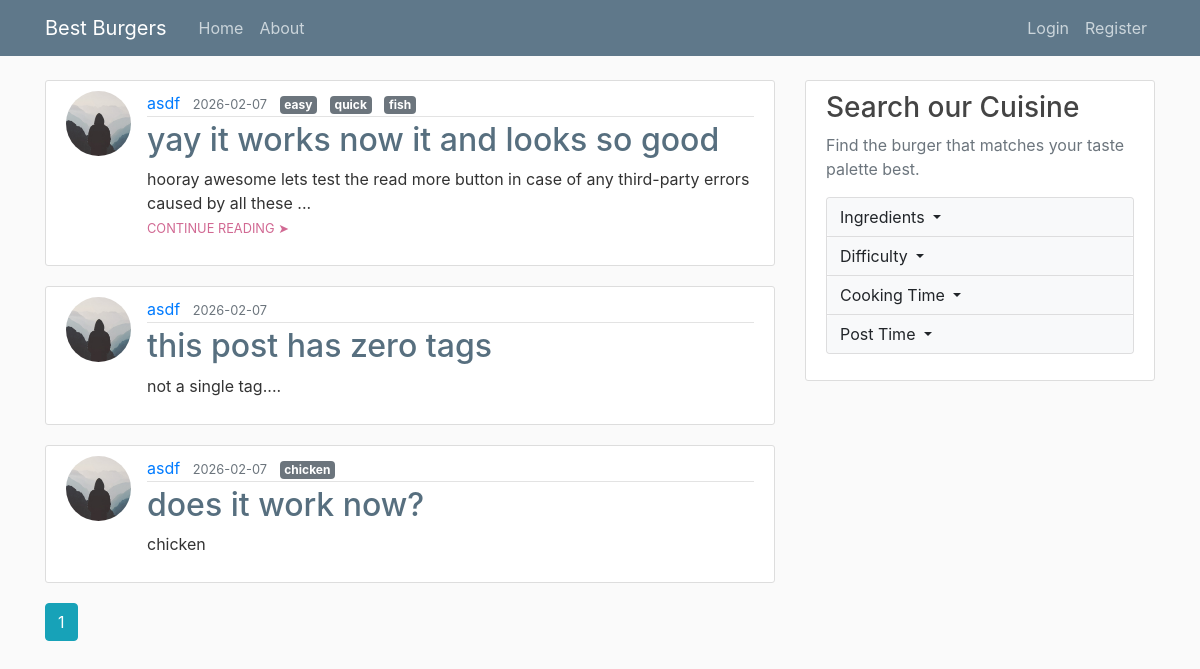
The page /home on the database its author committed.
### flaskblog/models.py (models this page shows, shortened)
class Post(db.Model):
    id = db.Column(db.Integer, primary_key=True)
    title = db.Column(db.String(100), nullable=False)
    date_posted = db.Column(db.DateTime, nullable=False, default=datetime.utcnow)
    content = db.Column(db.Text, nullable=False)
    image_file = db.Column(db.String(20), nullable=True)
    tags = db.Column(db.String(200), nullable=True, default="")
    user_id = db.Column(db.Integer, db.ForeignKey('user.id'), nullable=False)

class User(db.Model, UserMixin):
    id = db.Column(db.Integer, primary_key=True)
    username = db.Column(db.String(20), unique=True, nullable=False)
    email = db.Column(db.String(120), unique=True, nullable=False)
    image_file = db.Column(db.String(20), nullable=False, default='default.jpg')
    password = db.Column(db.String(60), nullable=False)
    posts = db.relationship('Post', backref='author', lazy=True)

### flaskblog/main/routes.py (the view)
@main.route("/")
@main.route("/home")
def home():
    page = request.args.get('page', 1, type=int)
    posts = Post.query.order_by(Post.date_posted.desc()).paginate(page=page, per_page=3)
    return render_template('home.html', posts=posts)

### flaskblog/templates/home.html (shortened to what this page needs)
{% extends "layout.html" %}
{% block content %}
    {% for post in posts.items %}
        <article class="media content-section">
          <img class="rounded-circle article-img" src="{{ url_for('static', filename='profile_pics/' + post.author.image_file) }}">
          <div class="media-body">
            <div class="article-metadata">
              <a class="mr-2" href="{{ url_for('users.user_posts', username=post.author.username) }}">{{ post.author.username }}</a>
              <small class="text-muted">{{ post.date_posted.strftime('%Y-%m-%d') }}</small>
              {% for tag in post.tags.split(',') %}
                <span class="badge badge-secondary ml-2">{{ tag }}</span>
              {% endfor %}
            </div>
            <h2><a class="article-title" href="{{ url_for('posts.post', post_id=post.id) }}">{{ post.title }}</a></h2>
            {% if post.content|length > 100 %}
              <p class="article-content"> {{ post.content[:100] }}...
                <small><a class="article-read-more" href="{{ url_for('posts.post', post_id=post.id) }}">CONTINUE READING ➤</a></small> </p>
              {% else %}
                <p class="article-content">{{ post.content }}</p>
            {% endif %}
          </div>
        </article>
    {% endfor %}
    {% for page_num in posts.iter_pages(left_edge=1, right_edge=1, left_current=1, right_current=2) %}
      {% if page_num %}
        {% if posts.page == page_num %}
          <a class="btn btn-info mb-4" href="{{ url_for('main.home', page=page_num) }}">{{ page_num }}</a>
        {% else %}
          <a class="btn btn-outline-info mb-4" href="{{ url_for('main.home', page=page_num) }}">{{ page_num }}</a>
        {% endif %}
      {% else %}
        ...
      {% endif %}
    {% endfor %}
{% endblock content %}

### flaskblog/templates/layout.html (shortened to what this page needs)
<!DOCTYPE html>
<html>
<head>
    <link rel="stylesheet" href="https://maxcdn.bootstrapcdn.com/bootstrap/4.0.0/css/bootstrap.min.css">
    <link rel="stylesheet" type="text/css" href="{{ url_for('static', filename='main.css') }}">
</head>
<body>
    <header class="site-header">
      <nav class="navbar navbar-expand-md navbar-dark bg-steel fixed-top">
        <div class="container">
          <a class="navbar-brand mr-4" href="/">Best Burgers</a>
          <div class="collapse navbar-collapse" id="navbarToggle">
            <div class="navbar-nav mr-auto">
              <a class="nav-item nav-link" href="{{ url_for('main.home') }}">Home</a>
              <a class="nav-item nav-link" href="{{ url_for('main.about') }}">About</a>
            </div>
            <div class="navbar-nav">
              {% if current_user.is_authenticated %}
                <a class="nav-item nav-link" href="{{ url_for('posts.new_post') }}">New Post</a>
                <a class="nav-item nav-link" href="{{ url_for('users.account') }}">Account</a>
                <a class="nav-item nav-link" href="{{ url_for('users.logout') }}">Logout</a>
              {% else %}
                <a class="nav-item nav-link" href="{{ url_for('users.login') }}">Login</a>
                <a class="nav-item nav-link" href="{{ url_for('users.register') }}">Register</a>
              {% endif %}
            </div>
          </div>
        </div>
      </nav>
    </header>
    <main role="main" class="container">
      <div class="row">
        <div class="col-md-8">
          {% block content %}{% endblock %}
        </div>
        <div class="col-md-4">
          <div class="content-section">
            <h3>Search our Cuisine</h3>
            <p class='text-muted'>Find the burger that matches your taste palette best.
              <ul class="list-group">
                <li class="list-group-item list-group-item-light p-0">
                  <div class="dropdown w-100">
                    <button class="btn btn-light dropdown-toggle w-100 text-left" type="button" data-toggle="dropdown">
                      Ingredients
                      </button>
                  </div>
                </li>
                <li class="list-group-item list-group-item-light p-0">
                  <div class="dropdown w-100">
                    <button class="btn btn-light dropdown-toggle w-100 text-left" type="button" data-toggle="dropdown">
                      Difficulty
                      </button>
                  </div>
                </li>
                <li class="list-group-item list-group-item-light p-0">
                  <div class="dropdown w-100">
                    <button class="btn btn-light dropdown-toggle w-100 text-left" type="button" data-toggle="dropdown">
                      Cooking Time
                      </button>
                  </div>
                </li>
                <li class="list-group-item list-group-item-light p-0">
                  <div class="dropdown w-100">
                    <button class="btn btn-light dropdown-toggle w-100 text-left" type="button" data-toggle="dropdown">
                      Post Time
                      </button>
                  </div>
                </li>
              </ul>
            </p>
          </div>
        </div>
      </div>
    </main>
</body>
</html>

### flaskblog/static/main.css (style rules this page uses)
body { background: #fafafa; color: #333333; margin-top: 5rem; }
h1, h2, h3, h4, h5, h6 { color: #444444; }
.bg-steel { background-color: #5f788a; }
.site-header .navbar-nav .nav-link { color: #cbd5db; }
.content-section { background: #ffffff; padding: 10px 20px; border: 1px solid #dddddd; border-radius: 3px; margin-bottom: 20px; }
.article-title { color: #576F7F; }
.article-content { white-space: pre-line; }
.article-read-more { color: #d16993; }
.article-img { height: 65px; width: 65px; margin-right: 16px; }
.article-metadata { padding-bottom: 1px; margin-bottom: 4px; border-bottom: 1px solid #e3e3e3 }

### rows shown on the page
Post: image_file (placeholder picture), author.username "asdf", date_posted "2026-02-07", tag "easy" "quick" "fish", title "yay it works now it and looks so good", content "hooray awesome lets test the read more button in case of any third-party errors caused by all these"
Post: image_file (placeholder picture), author.username "asdf", date_posted "2026-02-07", title "this post has zero tags", content "not a single tag...."
Post: image_file (placeholder picture), author.username "asdf", date_posted "2026-02-07", tags "chicken", title "does it work now?", content "chicken"

### other values the page prints
{{ page_num }} "1"
